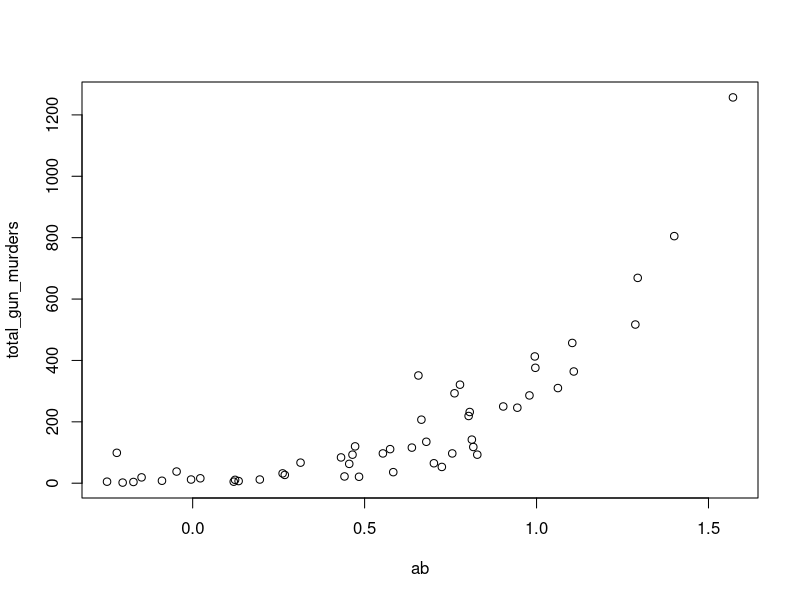
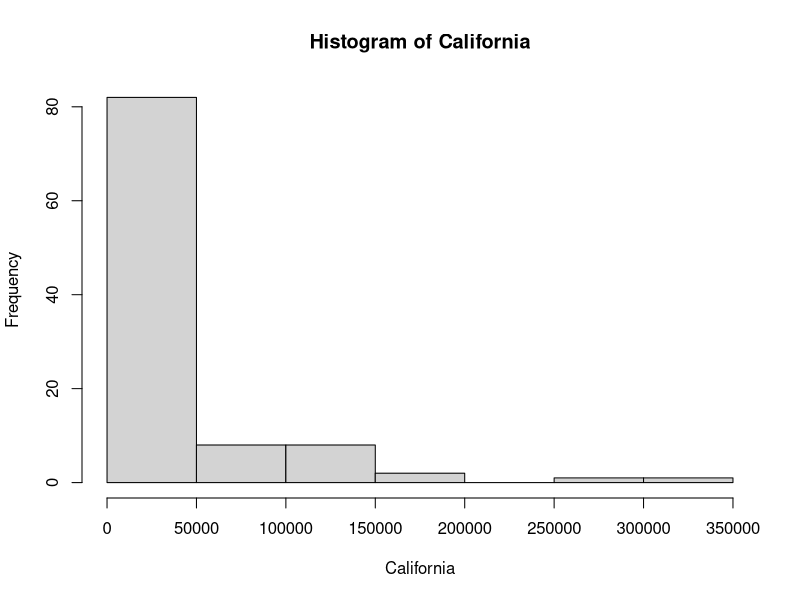
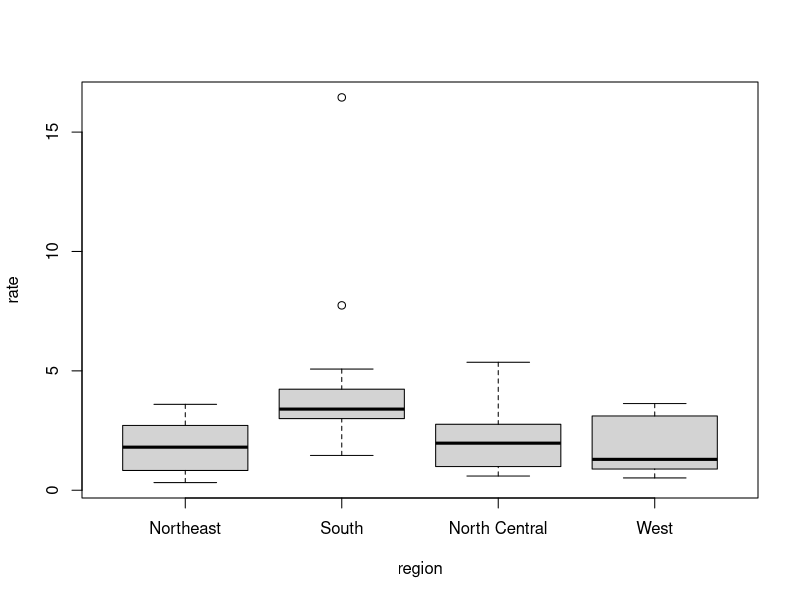

These figures' R source, in order:
## ---- chunk 1
knitr::opts_chunk$set(echo = TRUE)
## ---- chunk 2
library(dslabs)
data(murders) 
## ---- chunk 3
str(murders)
## ---- chunk 4
names(murders)
## ---- chunk 5
a = murders$abb
class(a)
## ---- chunk 6
b = murders['abb']
print(a)
print(b)
x = b==a
print(x)
## ---- chunk 7
region = murders$region
levels(region)
length(levels(region))
## ---- chunk 8
table(region)
## ---- chunk 9
pop = murders$population
asc = sort(pop)
asc [1]
min(pop)
## ---- chunk 10
x = murders$population
index = order(x)
index[1]
## ---- chunk 11
which.min(murders$population)
## ---- chunk 12
q = murders$population
p = order(q)
m = p[1]
s = murders$state
s[m]
## ---- chunk 13
temp = c(35, 88, 42, 84, 81, 30)
city = c("Beijing", "Lagos", "Paris", "Rio de Janeiro",
          "San Juan", "Toronto")
city_temps = data.frame(name = city, temperature = temp)
rank(city_temps$temperature)
my_df = city_temps[order(rank(city_temps$temperature)),]
my_df
## ---- chunk 14
ind = rank(murders$populations)
my_Df = murders[order(rank(murders$population)),]
my_Df
## ---- chunk 15
population_in_millions = murders$population/10^6
total_gun_murders = murders$total
ab = log10(population_in_millions)
## ---- chunk 16
plot(ab, total_gun_murders)
## ---- chunk 17
Populasi = log10(murders$population)
California = c(Populasi, murders$population/murders$total)
## ---- chunk 18
hist(California)
## ---- chunk 19
murders$rate = with(murders, total / population * 100000)
## ---- chunk 20
boxplot(rate~region, data = murders)
